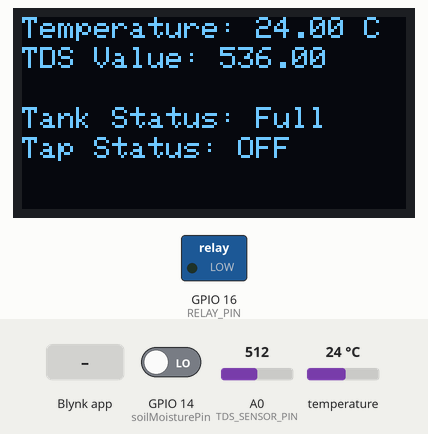
The sketch below on a simulated ESP8266 (NodeMCU). Shown: 128×64 one-colour display, switched loads named in the sketch (green lamp = pin HIGH). Inputs (shaded band) come from the test bench; at power-on: GPIO 14 (soilMoisturePin) LOW, temperature 24 °C, A0 (TDS_SENSOR_PIN) = 512. WiFi joins after 1.5 s; servers stay silent unless stated; what the sketch prints to the serial monitor is not drawn.

Above: at 10.7 s.
10.8 s: Blynk app writes 1 to V0
At 12.2 s:
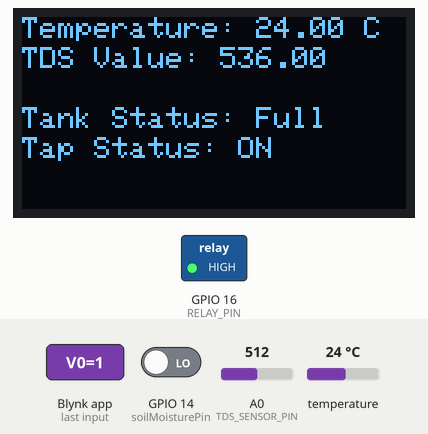
13.4 s: GPIO 14 (soilMoisturePin) driven HIGH
At 16.3 s:
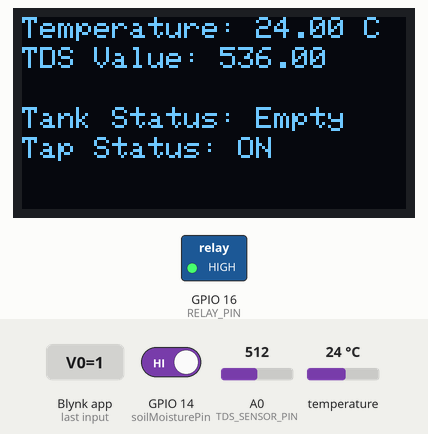
17.0 s: Blynk app writes 0 to V0
At 20.3 s:
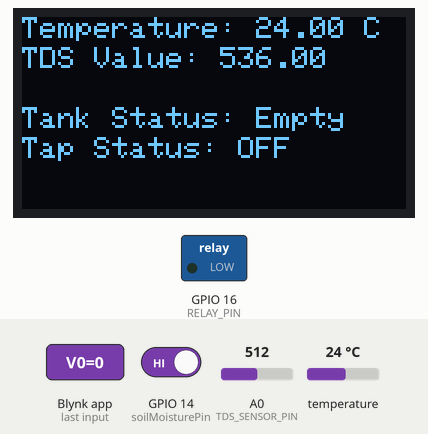
20.6 s: temperature set to 12 °C
At 21.9 s:
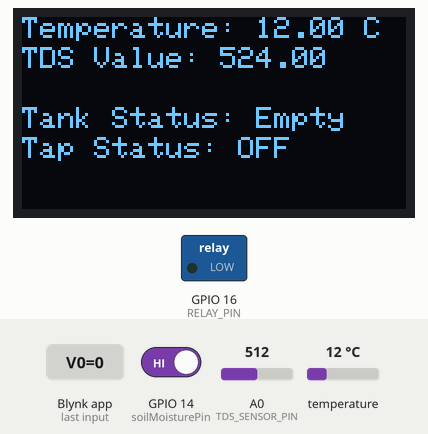
22.9 s: GPIO 14 (soilMoisturePin) driven LOW
At 24.8 s:
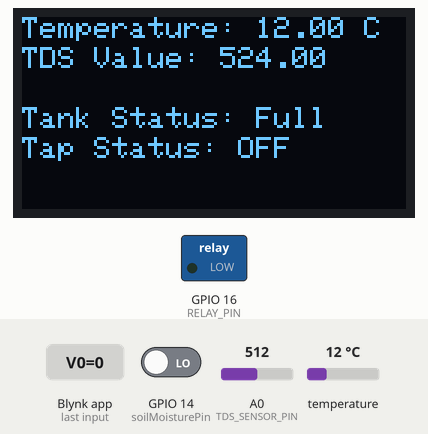
26.0 s: A0 (TDS_SENSOR_PIN) set to 716
At 27.5 s:
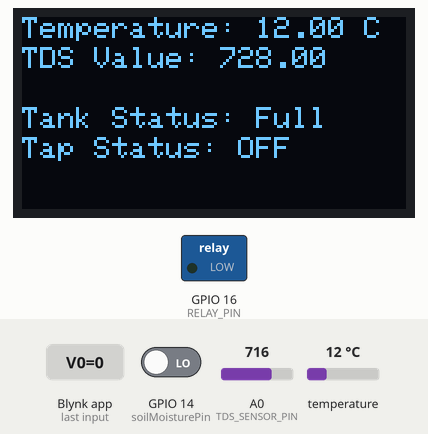
Timing chart, 0 to 29.0 s (numbered marks = the images above; inputs shaded):
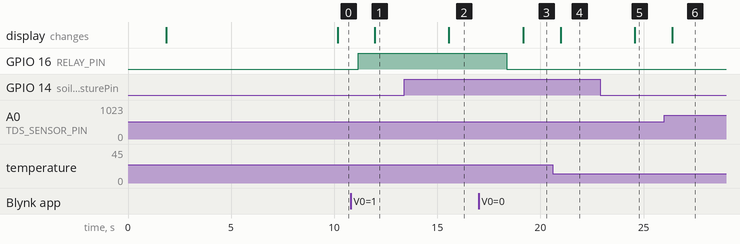

The sketch:

Water_Mpnotpring_System.ino
```cpp
#define BLYNK_PRINT Serial

#define RELAY_PIN 16
#define soilMoisturePin 14
#define TDS_SENSOR_PIN A0
#define ONE_WIRE_BUS 2

#define BLYNK_TEMPLATE_ID "TMPL3PlhaeVJu"
#define BLYNK_TEMPLATE_NAME "Template 1"
#define BLYNK_AUTH_TOKEN "t5KI_6cEsDaz78Nz6-Ptd2jsSqW2d6Yy"

char ssid[] = "Cookie";
char pass[] = "123456780";

#include <ESP8266WiFi.h>
#include <BlynkSimpleEsp8266.h>
#include <OneWire.h>
#include <DallasTemperature.h>
#include <Wire.h>
#include <Adafruit_GFX.h>
#include <Adafruit_SSD1306.h>

float temperatureCompensatedTDS;

#define SCREEN_WIDTH 128
#define SCREEN_HEIGHT 64
#define OLED_RESET -1
Adafruit_SSD1306 display(SCREEN_WIDTH, SCREEN_HEIGHT, &Wire, OLED_RESET);

OneWire oneWire(ONE_WIRE_BUS);
DallasTemperature sensors(&oneWire);

const unsigned char epd_bitmap_images__1_ [] PROGMEM = {
  0x00, 0x00, 0x00, 0x00, 0x00, 0x00, 0x00, 0x01, 0x00, 0x01, 0x00, 0x00, 0x00, 0x00, 0x00, 0x00,
	0x00, 0x00, 0x00, 0x00, 0x00, 0x03, 0x00, 0x02, 0x80, 0x02, 0x40, 0x00, 0x00, 0x00, 0x00, 0x00,
	0x00, 0x00, 0x00, 0x00, 0x00, 0x04, 0xc0, 0x08, 0x20, 0x08, 0x20, 0x00, 0x00, 0x00, 0x00, 0x00,
	0x00, 0x00, 0x00, 0x00, 0x00, 0x08, 0x38, 0x30, 0x0f, 0xe0, 0x90, 0x00, 0x00, 0x00, 0x00, 0x00,
	0x00, 0x00, 0x00, 0x00, 0x00, 0x10, 0x03, 0x00, 0x00, 0x00, 0x88, 0x00, 0x00, 0x00, 0x00, 0x00,
	0x00, 0x00, 0x00, 0x00, 0x00, 0x22, 0x80, 0x0c, 0x00, 0x02, 0x82, 0x00, 0x00, 0x00, 0x00, 0x00,
	0x00, 0x00, 0x00, 0x00, 0x00, 0x43, 0x60, 0x1e, 0x20, 0x1f, 0x01, 0x00, 0x00, 0x00, 0x00, 0x00,
	0x00, 0x00, 0x00, 0x00, 0x00, 0x81, 0x5e, 0x74, 0x2d, 0xf4, 0x01, 0x00, 0x00, 0x00, 0x00, 0x00,
	0x00, 0x00, 0x00, 0x00, 0x00, 0x80, 0xb5, 0xd8, 0x5d, 0xd0, 0x02, 0x00, 0x00, 0x00, 0x00, 0x00,
	0x00, 0x00, 0x00, 0x00, 0x00, 0x80, 0x1b, 0x41, 0x86, 0x80, 0x02, 0x00, 0x00, 0x00, 0x00, 0x00,
	0x00, 0x00, 0x00, 0x00, 0x00, 0x40, 0x00, 0x02, 0x60, 0x0c, 0x04, 0x00, 0x00, 0x00, 0x00, 0x00,
	0x00, 0x00, 0x00, 0x00, 0x00, 0x00, 0xd8, 0x04, 0x1f, 0xf8, 0x04, 0x00, 0x00, 0x00, 0x00, 0x00,
	0x00, 0x00, 0x00, 0x00, 0x00, 0x27, 0x57, 0x08, 0x00, 0x0a, 0x00, 0x00, 0x00, 0x00, 0x00, 0x00,
	0x00, 0x00, 0x00, 0x00, 0x00, 0x20, 0x50, 0xf0, 0x00, 0x11, 0x88, 0x00, 0x00, 0x00, 0x00, 0x00,
	0x00, 0x00, 0x00, 0x00, 0x00, 0x12, 0x10, 0x00, 0x00, 0x11, 0xe8, 0x00, 0x00, 0x00, 0x00, 0x00,
	0x00, 0x00, 0x00, 0x00, 0x00, 0x13, 0xc0, 0x00, 0x00, 0x16, 0x08, 0x00, 0x00, 0x00, 0x00, 0x00,
	0x00, 0x00, 0x00, 0x00, 0x00, 0x12, 0x48, 0x00, 0x00, 0x10, 0x08, 0x00, 0x00, 0x00, 0x00, 0x00,
	0x00, 0x00, 0x00, 0x00, 0x00, 0x02, 0x08, 0x00, 0xc0, 0x10, 0x08, 0x00, 0x00, 0x00, 0x00, 0x00,
	0x00, 0x00, 0x00, 0x00, 0x00, 0x01, 0xc8, 0x0f, 0xf4, 0x13, 0xc8, 0x00, 0x00, 0x00, 0x00, 0x00,
	0x00, 0x00, 0x00, 0x00, 0x00, 0x01, 0x08, 0x2f, 0xf8, 0x17, 0xe8, 0x00, 0x00, 0x00, 0x00, 0x00,
	0x00, 0x00, 0x00, 0x00, 0x00, 0x03, 0xc8, 0x1f, 0xfd, 0x11, 0xe8, 0x00, 0x00, 0x00, 0x00, 0x00,
	0x00, 0x00, 0x00, 0x00, 0x00, 0x02, 0x0b, 0xdf, 0xff, 0x31, 0x80, 0x00, 0x00, 0x00, 0x00, 0x00,
	0x00, 0x00, 0x00, 0x00, 0x00, 0x01, 0xc8, 0x07, 0xe0, 0x33, 0xe0, 0x00, 0x00, 0x00, 0x00, 0x00,
	0x00, 0x00, 0x00, 0x00, 0x00, 0x13, 0x0a, 0x81, 0x87, 0x88, 0x00, 0x00, 0x00, 0x00, 0x00, 0x00,
	0x00, 0x00, 0x00, 0x00, 0x00, 0x14, 0x8a, 0xb8, 0x10, 0x88, 0x14, 0x00, 0x00, 0x00, 0x00, 0x00,
	0x00, 0x00, 0x00, 0x00, 0x00, 0x14, 0x42, 0x83, 0x40, 0x89, 0x58, 0x00, 0x00, 0x00, 0x00, 0x00,
	0x00, 0x00, 0x00, 0x00, 0x00, 0x24, 0x90, 0x00, 0x80, 0x45, 0x4a, 0x00, 0x00, 0x00, 0x00, 0x00,
	0x00, 0x00, 0x00, 0x00, 0x00, 0x26, 0x10, 0x01, 0x80, 0x44, 0xf8, 0x00, 0x00, 0x00, 0x00, 0x00,
	0x00, 0x00, 0x00, 0x00, 0x00, 0x02, 0x31, 0x00, 0x00, 0x42, 0xc1, 0x00, 0x00, 0x00, 0x00, 0x00,
	0x00, 0x00, 0x00, 0x00, 0x00, 0x4d, 0x21, 0x45, 0x25, 0x42, 0x78, 0x80, 0x00, 0x00, 0x00, 0x00,
	0x00, 0x00, 0x00, 0x00, 0x00, 0x0f, 0x21, 0x49, 0xb5, 0x42, 0x44, 0x80, 0x00, 0x00, 0x00, 0x00,
	0x00, 0x00, 0x00, 0x00, 0x00, 0x81, 0x21, 0x44, 0x25, 0x04, 0x44, 0x80, 0x00, 0x00, 0x00, 0x00,
	0x00, 0x00, 0x00, 0x00, 0x00, 0x01, 0x10, 0x00, 0x01, 0x0c, 0x74, 0x80, 0x00, 0x00, 0x00, 0x00,
	0x00, 0x00, 0x00, 0x00, 0x00, 0x43, 0x88, 0xa0, 0x07, 0x08, 0x1c, 0x00, 0x00, 0x00, 0x00, 0x00,
	0x00, 0x00, 0x00, 0x00, 0x00, 0x44, 0xcc, 0xc6, 0xf3, 0x91, 0xf1, 0x00, 0x00, 0x00, 0x00, 0x00,
	0x00, 0x00, 0x00, 0x00, 0x00, 0x01, 0xc6, 0x02, 0xb0, 0x20, 0xa1, 0x00, 0x00, 0x00, 0x00, 0x00,
	0x00, 0x00, 0x00, 0x00, 0x00, 0x22, 0xe1, 0x01, 0xc0, 0x46, 0xc2, 0x00, 0x00, 0x00, 0x00, 0x00,
	0x00, 0x00, 0x00, 0x00, 0x00, 0x01, 0x10, 0x80, 0x00, 0x8c, 0x40, 0x00, 0x00, 0x00, 0x00, 0x00,
	0x00, 0x00, 0x00, 0x00, 0x00, 0x10, 0xb8, 0x60, 0x07, 0x08, 0xa4, 0x00, 0x00, 0x00, 0x00, 0x00,
	0x00, 0x00, 0x00, 0x00, 0x00, 0x08, 0xfa, 0x1c, 0x18, 0x48, 0x88, 0x00, 0x00, 0x00, 0x00, 0x00,
	0x00, 0x00, 0x00, 0x00, 0x00, 0x04, 0x0a, 0x06, 0x30, 0x77, 0x90, 0x00, 0x00, 0x00, 0x00, 0x00,
	0x00, 0x00, 0x00, 0x00, 0x00, 0x06, 0x0d, 0x80, 0xc0, 0x5b, 0x20, 0x00, 0x00, 0x00, 0x00, 0x00,
	0x00, 0x00, 0x00, 0x00, 0x00, 0x03, 0x0b, 0xa0, 0x80, 0x7c, 0x40, 0x00, 0x00, 0x00, 0x00, 0x00,
	0x00, 0x00, 0x00, 0x00, 0x00, 0x00, 0x80, 0xa0, 0x00, 0x61, 0x00, 0x00, 0x00, 0x00, 0x00, 0x00,
	0x00, 0x00, 0x00, 0x00, 0x00, 0x00, 0x40, 0xa0, 0x00, 0x46, 0x00, 0x00, 0x00, 0x00, 0x00, 0x00,
	0x00, 0x00, 0x00, 0x00, 0x00, 0x00, 0x10, 0x30, 0x00, 0x18, 0x00, 0x00, 0x00, 0x00, 0x00, 0x00,
	0x00, 0x00, 0x00, 0x00, 0x00, 0x00, 0x07, 0x00, 0x00, 0x40, 0x00, 0x00, 0x00, 0x00, 0x00, 0x00,
	0x00, 0x00, 0x00, 0x00, 0x00, 0x00, 0x00, 0xc0, 0x01, 0x00, 0x00, 0x00, 0x00, 0x00, 0x00, 0x00,
	0x00, 0x00, 0x00, 0x00, 0x00, 0x00, 0x00, 0x10, 0x06, 0x00, 0x00, 0x00, 0x00, 0x00, 0x00, 0x00,
	0x00, 0x00, 0x00, 0x00, 0x07, 0xff, 0xfc, 0x04, 0x18, 0x3f, 0xff, 0xe0, 0x00, 0x00, 0x00, 0x00,
	0x00, 0x00, 0x00, 0x00, 0x08, 0x00, 0x02, 0x02, 0x20, 0x20, 0x00, 0x10, 0x00, 0x00, 0x00, 0x00,
	0x00, 0x00, 0x00, 0x00, 0x08, 0x00, 0x02, 0x00, 0xc0, 0x20, 0x00, 0x10, 0x00, 0x00, 0x00, 0x00,
	0x00, 0x00, 0x00, 0x00, 0x0b, 0xdc, 0xe3, 0xff, 0xff, 0xe0, 0x73, 0x10, 0x40, 0x00, 0x00, 0x00,
	0x00, 0x00, 0x00, 0x01, 0x08, 0x7e, 0xd2, 0x04, 0x00, 0x23, 0xdf, 0x10, 0x40, 0x00, 0x00, 0x00,
	0x00, 0x00, 0x00, 0x01, 0x09, 0xaf, 0xf2, 0x04, 0x01, 0x25, 0x60, 0x90, 0x80, 0x00, 0x00, 0x00,
	0x00, 0x00, 0x00, 0x00, 0x0a, 0xae, 0x96, 0x06, 0x47, 0x26, 0x3c, 0x90, 0x80, 0x00, 0x00, 0x00,
	0x00, 0x00, 0x00, 0x00, 0x89, 0x50, 0x46, 0x22, 0x0f, 0xa7, 0xdf, 0x91, 0x00, 0x00, 0x00, 0x00,
	0x00, 0x00, 0x00, 0x00, 0x48, 0x00, 0x1e, 0x62, 0x0f, 0xa3, 0x88, 0x11, 0x00, 0x00, 0x00, 0x00,
	0x00, 0x00, 0x00, 0x00, 0x08, 0x00, 0x1e, 0x6a, 0xaf, 0x20, 0x00, 0x11, 0x00, 0x00, 0x00, 0x00,
	0x00, 0x00, 0x00, 0x00, 0x88, 0x00, 0x1e, 0x3e, 0xe8, 0x20, 0x00, 0x10, 0x00, 0x00, 0x00, 0x00,
	0x00, 0x00, 0x00, 0x00, 0x05, 0x00, 0x24, 0x00, 0x00, 0x3f, 0xff, 0xe0, 0x80, 0x00, 0x00, 0x00,
	0x00, 0x00, 0x00, 0x01, 0x01, 0x00, 0x20, 0x00, 0x00, 0x08, 0x00, 0x20, 0x00, 0x00, 0x00, 0x00,
	0x00, 0x00, 0x00, 0x00, 0x01, 0x00, 0x38, 0x00, 0x00, 0x0c, 0x00, 0x40, 0x40, 0x00, 0x00, 0x00,
	0x00, 0x00, 0x00, 0x01, 0xff, 0x00, 0x00, 0x00, 0x00, 0x00, 0x00, 0x7f, 0xc0, 0x00, 0x00, 0x00
};

const int epd_bitmap_allArray_LEN = 1;
const unsigned char* epd_bitmap_allArray[1] = {
    epd_bitmap_images__1_
};

void setup() {
  Serial.begin(9600);
  pinMode(RELAY_PIN, OUTPUT);
  Blynk.begin(BLYNK_AUTH_TOKEN, ssid, pass);

  if (!display.begin(SSD1306_SWITCHCAPVCC, 0x3C)) {
    Serial.println(F("SSD1306 allocation failed"));
    for(;;);
  }

  display.clearDisplay();
  display.drawBitmap(0, 0, epd_bitmap_images__1_, SCREEN_WIDTH, SCREEN_HEIGHT, WHITE);
  display.display();
  delay(7500);
}

void loop() {
  Blynk.run();
  int soilMoistureValue = digitalRead(soilMoisturePin);
  int relayStatus = digitalRead(RELAY_PIN);
  sensors.requestTemperatures();
  float tempC = sensors.getTempCByIndex(0);

  if (tempC != DEVICE_DISCONNECTED_C) {
    int tdsSensorValue = analogRead(TDS_SENSOR_PIN);
    temperatureCompensatedTDS = tdsSensorValue + getTDSCorrection(tempC);
    Blynk.virtualWrite(V2, tempC);
    Blynk.virtualWrite(V3, temperatureCompensatedTDS);
    Serial.print("Water Temperature: ");
    Serial.print(tempC);
    Serial.println(" C");
    Serial.print("TDS Value: ");
    Serial.println(temperatureCompensatedTDS);
  } else {
    Serial.println("Error: Could not read temperature data");
  }

  if (soilMoistureValue == HIGH) {
    Serial.println("Tank is Empty");
    soilMoistureValue = 0;
  } else {
    Serial.println("Tank is Full");
    soilMoistureValue = 1;
  }

  Blynk.virtualWrite(V1, soilMoistureValue);

  if (relayStatus == HIGH) {
    Serial.println("Tap is ON");
  } else {
    Serial.println("Tap is OFF");
  }

  Serial.println();
  display.clearDisplay();
  display.setTextSize(1);
  display.setTextColor(SSD1306_WHITE);
  display.setCursor(0, 0);
  display.print("Temperature: ");
  display.print(tempC);
  display.print(" C");
  display.setCursor(0, 10);
  display.print("TDS Value: ");
  display.print(temperatureCompensatedTDS);
  display.setCursor(0, 30);
  display.print("Tank Status: ");
  display.print((soilMoistureValue == 1) ? "Full" : "Empty");
  display.setCursor(0, 40);
  display.print("Tap Status: ");
  display.print((relayStatus == HIGH) ? "ON" : "OFF");
  display.display();
  delay(1000);
}

BLYNK_WRITE(V0) {
  int pinValue = param.asInt();
  if (pinValue == 1) {
    digitalWrite(RELAY_PIN, HIGH);
  } else {
    digitalWrite(RELAY_PIN, LOW);
  }
}

float getTDSCorrection(float temperatureC) {
  float temperatureCorrection = 1 * temperatureC;
  return temperatureCorrection;
}
```

Measured:
- after the input at 10.8 s, GPIO 16 (RELAY_PIN): LOW → HIGH after 0.36 s; the display: changes after 1.2 s (image 1)
- after the input at 13.4 s, the display: changes after 2.2 s (image 2)
- after the input at 17.0 s, GPIO 16 (RELAY_PIN): HIGH → LOW after 1.4 s; the display: changes after 2.2 s (image 3)
- after the input at 20.6 s, the display: changes after 0.37 s (image 4)
- after the input at 22.9 s, the display: changes after 1.7 s (image 5)
- after the input at 26.0 s, the display: changes after 0.38 s (image 6)
